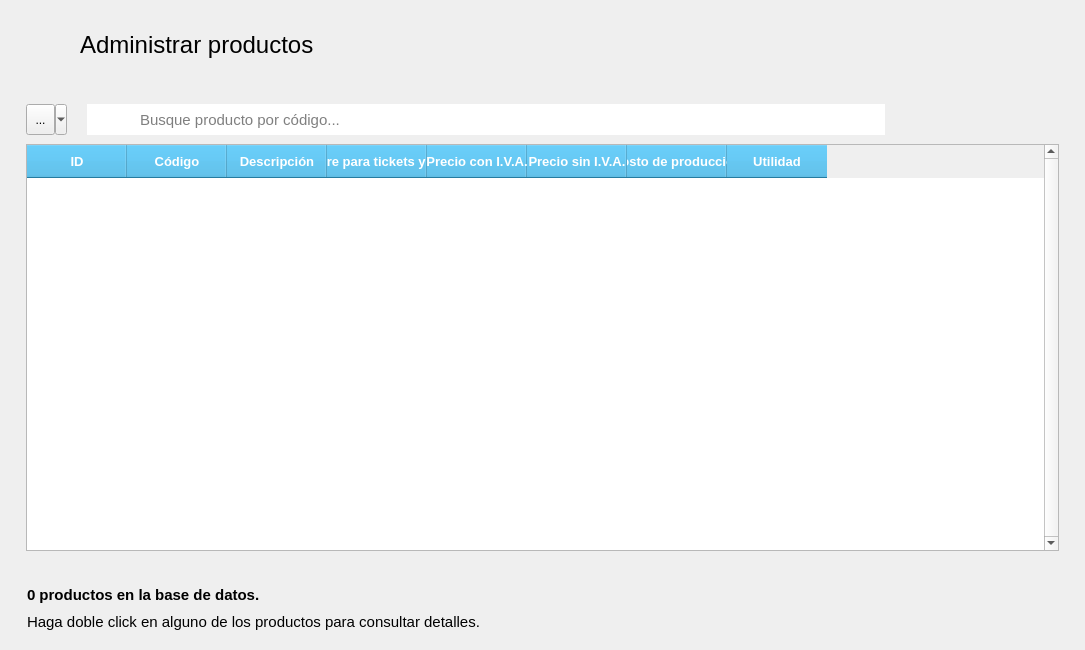
<?xml version="1.0" encoding="UTF-8"?>
<ui version="4.0">
 <class>AdministrarProductos</class>
 <widget class="QMainWindow" name="AdministrarProductos">
  <property name="geometry">
   <rect>
    <x>0</x>
    <y>0</y>
    <width>1085</width>
    <height>650</height>
   </rect>
  </property>
  <property name="minimumSize">
   <size>
    <width>1085</width>
    <height>650</height>
   </size>
  </property>
  <property name="windowTitle">
   <string>Administrar productos</string>
  </property>
  <property name="windowIcon">
   <iconset resource="../../resources.qrc">
    <normaloff>:/img/icon.ico</normaloff>:/img/icon.ico</iconset>
  </property>
  <widget class="QWidget" name="centralwidget">
   <layout class="QVBoxLayout" name="verticalLayout">
    <item alignment="Qt::AlignLeft|Qt::AlignTop">
     <widget class="QFrame" name="frame">
      <property name="font">
       <font>
        <family>Segoe UI</family>
       </font>
      </property>
      <property name="frameShadow">
       <enum>QFrame::Raised</enum>
      </property>
      <layout class="QHBoxLayout" name="horizontalLayout">
       <property name="spacing">
        <number>20</number>
       </property>
       <property name="leftMargin">
        <number>19</number>
       </property>
       <property name="topMargin">
        <number>15</number>
       </property>
       <property name="rightMargin">
        <number>19</number>
       </property>
       <property name="bottomMargin">
        <number>15</number>
       </property>
       <item>
        <widget class="QPushButton" name="btRegresar">
         <property name="font">
          <font>
           <family>Segoe UI</family>
          </font>
         </property>
         <property name="cursor">
          <cursorShape>PointingHandCursor</cursorShape>
         </property>
         <property name="styleSheet">
          <string notr="true">QPushButton {
        background-color: transparent;
        border: none;
        padding: 0px;
    }
    QPushButton:hover {
        background-color: rgba(255, 255, 255, 0);
    }
    QPushButton:pressed {
        background-color: rgba(255, 255, 255, 0);
    }</string>
         </property>
         <property name="icon">
          <iconset resource="../../resources.qrc">
           <normaloff>:/img/resources/images/leftarrow.png</normaloff>:/img/resources/images/leftarrow.png</iconset>
         </property>
         <property name="iconSize">
          <size>
           <width>40</width>
           <height>40</height>
          </size>
         </property>
         <property name="flat">
          <bool>true</bool>
         </property>
        </widget>
       </item>
       <item>
        <widget class="QLabel" name="lbTitulo">
         <property name="minimumSize">
          <size>
           <width>211</width>
           <height>41</height>
          </size>
         </property>
         <property name="font">
          <font>
           <family>Segoe UI</family>
           <pointsize>18</pointsize>
          </font>
         </property>
         <property name="text">
          <string>Administrar productos</string>
         </property>
        </widget>
       </item>
      </layout>
     </widget>
    </item>
    <item>
     <widget class="QFrame" name="frame_3">
      <property name="sizePolicy">
       <sizepolicy hsizetype="Expanding" vsizetype="Expanding">
        <horstretch>0</horstretch>
        <verstretch>0</verstretch>
       </sizepolicy>
      </property>
      <property name="font">
       <font>
        <family>Segoe UI</family>
       </font>
      </property>
      <property name="frameShadow">
       <enum>QFrame::Raised</enum>
      </property>
      <layout class="QVBoxLayout" name="verticalLayout_3">
       <property name="spacing">
        <number>0</number>
       </property>
       <property name="leftMargin">
        <number>8</number>
       </property>
       <property name="rightMargin">
        <number>8</number>
       </property>
       <item alignment="Qt::AlignTop">
        <widget class="QFrame" name="frame_2">
         <property name="font">
          <font>
           <family>Segoe UI</family>
          </font>
         </property>
         <property name="frameShadow">
          <enum>QFrame::Raised</enum>
         </property>
         <layout class="QHBoxLayout" name="horizontalLayout_2">
          <property name="spacing">
           <number>0</number>
          </property>
          <property name="leftMargin">
           <number>0</number>
          </property>
          <property name="topMargin">
           <number>0</number>
          </property>
          <property name="rightMargin">
           <number>0</number>
          </property>
          <property name="bottomMargin">
           <number>0</number>
          </property>
          <item>
           <widget class="QFrame" name="frame_5">
            <property name="font">
             <font>
              <family>Segoe UI</family>
             </font>
            </property>
            <property name="frameShadow">
             <enum>QFrame::Raised</enum>
            </property>
            <layout class="QHBoxLayout" name="horizontalLayout_5">
             <property name="spacing">
              <number>0</number>
             </property>
             <item>
              <widget class="QToolButton" name="btFiltrar">
               <property name="minimumSize">
                <size>
                 <width>41</width>
                 <height>31</height>
                </size>
               </property>
               <property name="font">
                <font>
                 <family>Segoe UI</family>
                </font>
               </property>
               <property name="toolTip">
                <string>Filtrar búsqueda por...</string>
               </property>
               <property name="text">
                <string>...</string>
               </property>
               <property name="icon">
                <iconset resource="../../resources.qrc">
                 <normaloff>:/img/resources/images/filter.png</normaloff>:/img/resources/images/filter.png</iconset>
               </property>
               <property name="popupMode">
                <enum>QToolButton::MenuButtonPopup</enum>
               </property>
              </widget>
             </item>
             <item>
              <spacer name="horizontalSpacer">
               <property name="font">
                <font>
                 <family>Segoe UI</family>
                </font>
               </property>
               <property name="orientation">
                <enum>Qt::Horizontal</enum>
               </property>
               <property name="sizeType">
                <enum>QSizePolicy::Fixed</enum>
               </property>
               <property name="sizeHint" stdset="0">
                <size>
                 <width>20</width>
                 <height>0</height>
                </size>
               </property>
              </spacer>
             </item>
             <item>
              <widget class="QLabel" name="label_2">
               <property name="minimumSize">
                <size>
                 <width>51</width>
                 <height>31</height>
                </size>
               </property>
               <property name="maximumSize">
                <size>
                 <width>51</width>
                 <height>31</height>
                </size>
               </property>
               <property name="font">
                <font>
                 <family>Segoe UI</family>
                </font>
               </property>
               <property name="styleSheet">
                <string notr="true">image: url(:/img/resources/images/magnifier.png);
background-color: rgb(255, 255, 255);</string>
               </property>
               <property name="text">
                <string/>
               </property>
              </widget>
             </item>
             <item>
              <widget class="QLineEdit" name="searchBar">
               <property name="minimumSize">
                <size>
                 <width>481</width>
                 <height>31</height>
                </size>
               </property>
               <property name="font">
                <font>
                 <family>Segoe UI</family>
                 <pointsize>11</pointsize>
                </font>
               </property>
               <property name="frame">
                <bool>false</bool>
               </property>
               <property name="placeholderText">
                <string>Busque producto por código...</string>
               </property>
              </widget>
             </item>
            </layout>
           </widget>
          </item>
          <item>
           <widget class="QFrame" name="frame_6">
            <property name="font">
             <font>
              <family>Segoe UI</family>
             </font>
            </property>
            <property name="frameShadow">
             <enum>QFrame::Raised</enum>
            </property>
            <layout class="QHBoxLayout" name="horizontalLayout_3">
             <property name="spacing">
              <number>30</number>
             </property>
             <item>
              <widget class="QPushButton" name="btAgregar">
               <property name="font">
                <font>
                 <family>Segoe UI</family>
                </font>
               </property>
               <property name="cursor">
                <cursorShape>PointingHandCursor</cursorShape>
               </property>
               <property name="styleSheet">
                <string notr="true">QPushButton {
        background-color: transparent;
        border: none;
        padding: 0px;
    }
    QPushButton:hover {
        background-color: rgba(255, 255, 255, 0);
    }
    QPushButton:pressed {
        background-color: rgba(255, 255, 255, 0);
    }</string>
               </property>
               <property name="icon">
                <iconset resource="../../resources.qrc">
                 <normaloff>:/img/resources/images/plus.png</normaloff>:/img/resources/images/plus.png</iconset>
               </property>
               <property name="iconSize">
                <size>
                 <width>40</width>
                 <height>40</height>
                </size>
               </property>
               <property name="flat">
                <bool>true</bool>
               </property>
              </widget>
             </item>
             <item>
              <widget class="QPushButton" name="btEditar">
               <property name="font">
                <font>
                 <family>Segoe UI</family>
                </font>
               </property>
               <property name="cursor">
                <cursorShape>PointingHandCursor</cursorShape>
               </property>
               <property name="styleSheet">
                <string notr="true">QPushButton {
        background-color: transparent;
        border: none;
        padding: 0px;
    }
    QPushButton:hover {
        background-color: rgba(255, 255, 255, 0);
    }
    QPushButton:pressed {
        background-color: rgba(255, 255, 255, 0);
    }</string>
               </property>
               <property name="icon">
                <iconset resource="../../resources.qrc">
                 <normaloff>:/img/resources/images/edit.png</normaloff>:/img/resources/images/edit.png</iconset>
               </property>
               <property name="iconSize">
                <size>
                 <width>40</width>
                 <height>40</height>
                </size>
               </property>
               <property name="flat">
                <bool>true</bool>
               </property>
              </widget>
             </item>
             <item>
              <widget class="QPushButton" name="btEliminar">
               <property name="font">
                <font>
                 <family>Segoe UI</family>
                </font>
               </property>
               <property name="cursor">
                <cursorShape>PointingHandCursor</cursorShape>
               </property>
               <property name="styleSheet">
                <string notr="true">QPushButton {
        background-color: transparent;
        border: none;
        padding: 0px;
    }
    QPushButton:hover {
        background-color: rgba(255, 255, 255, 0);
    }
    QPushButton:pressed {
        background-color: rgba(255, 255, 255, 0);
    }</string>
               </property>
               <property name="icon">
                <iconset resource="../../resources.qrc">
                 <normaloff>:/img/resources/images/trash.png</normaloff>:/img/resources/images/trash.png</iconset>
               </property>
               <property name="iconSize">
                <size>
                 <width>40</width>
                 <height>40</height>
                </size>
               </property>
               <property name="flat">
                <bool>true</bool>
               </property>
              </widget>
             </item>
            </layout>
           </widget>
          </item>
         </layout>
        </widget>
       </item>
       <item>
        <widget class="QFrame" name="frame_7">
         <property name="font">
          <font>
           <family>Segoe UI</family>
          </font>
         </property>
         <property name="frameShadow">
          <enum>QFrame::Raised</enum>
         </property>
         <layout class="QHBoxLayout" name="horizontalLayout_4">
          <property name="spacing">
           <number>0</number>
          </property>
          <property name="topMargin">
           <number>0</number>
          </property>
          <item>
           <widget class="QTableWidget" name="tabla_productos">
            <property name="font">
             <font>
              <family>Segoe UI</family>
              <pointsize>10</pointsize>
             </font>
            </property>
            <property name="styleSheet">
             <string notr="true">QHeaderView::section {
	font: bold 10pt;
	color: rgb(255, 255, 255);
	background-color: rgb(52, 172, 224);

	padding-top: 7px;
	padding-bottom: 7px;
}

QTableView::item{
  padding: 5px;
}

QTableWidget {
	alternate-background-color: rgb(240, 240, 240);
}

QTableView {
    selection-background-color: rgb(85, 85, 255);
    selection-color: rgb(255, 255, 255);
}
QTableView:active {
    selection-background-color: rgb(85, 85, 255);
    selection-color: rgb(255, 255, 255);
}</string>
            </property>
            <property name="verticalScrollBarPolicy">
             <enum>Qt::ScrollBarAlwaysOn</enum>
            </property>
            <property name="editTriggers">
             <set>QAbstractItemView::NoEditTriggers</set>
            </property>
            <property name="alternatingRowColors">
             <bool>true</bool>
            </property>
            <property name="selectionMode">
             <enum>QAbstractItemView::SingleSelection</enum>
            </property>
            <property name="selectionBehavior">
             <enum>QAbstractItemView::SelectRows</enum>
            </property>
            <property name="showGrid">
             <bool>false</bool>
            </property>
            <attribute name="horizontalHeaderMinimumSectionSize">
             <number>50</number>
            </attribute>
            <attribute name="verticalHeaderVisible">
             <bool>false</bool>
            </attribute>
            <column>
             <property name="text">
              <string>ID</string>
             </property>
            </column>
            <column>
             <property name="text">
              <string>Código</string>
             </property>
            </column>
            <column>
             <property name="text">
              <string>Descripción</string>
             </property>
            </column>
            <column>
             <property name="text">
              <string>Nombre para tickets y notas</string>
             </property>
            </column>
            <column>
             <property name="text">
              <string>Precio con I.V.A.</string>
             </property>
            </column>
            <column>
             <property name="text">
              <string>Precio sin I.V.A.</string>
             </property>
            </column>
            <column>
             <property name="text">
              <string>Costo de producción</string>
             </property>
            </column>
            <column>
             <property name="text">
              <string>Utilidad</string>
             </property>
            </column>
           </widget>
          </item>
         </layout>
        </widget>
       </item>
      </layout>
     </widget>
    </item>
    <item alignment="Qt::AlignBottom">
     <widget class="QFrame" name="frame_4">
      <property name="font">
       <font>
        <family>Segoe UI</family>
       </font>
      </property>
      <property name="frameShadow">
       <enum>QFrame::Raised</enum>
      </property>
      <layout class="QHBoxLayout" name="horizontalLayout_6">
       <property name="topMargin">
        <number>0</number>
       </property>
       <property name="bottomMargin">
        <number>0</number>
       </property>
       <item>
        <widget class="QFrame" name="frame_8">
         <property name="font">
          <font>
           <family>Segoe UI</family>
          </font>
         </property>
         <property name="styleSheet">
          <string notr="true">QFrame { border: none; }</string>
         </property>
         <property name="frameShape">
          <enum>QFrame::StyledPanel</enum>
         </property>
         <property name="frameShadow">
          <enum>QFrame::Raised</enum>
         </property>
         <layout class="QVBoxLayout" name="verticalLayout_2">
          <item>
           <widget class="QLabel" name="lbContador">
            <property name="minimumSize">
             <size>
              <width>271</width>
              <height>21</height>
             </size>
            </property>
            <property name="font">
             <font>
              <family>Segoe UI</family>
              <pointsize>11</pointsize>
              <bold>true</bold>
             </font>
            </property>
            <property name="text">
             <string>0 productos en la base de datos.</string>
            </property>
           </widget>
          </item>
          <item>
           <widget class="QLabel" name="label_3">
            <property name="minimumSize">
             <size>
              <width>561</width>
              <height>21</height>
             </size>
            </property>
            <property name="font">
             <font>
              <family>Segoe UI</family>
              <pointsize>11</pointsize>
              <bold>false</bold>
             </font>
            </property>
            <property name="text">
             <string>Haga doble click en alguno de los productos para consultar detalles.</string>
            </property>
           </widget>
          </item>
         </layout>
        </widget>
       </item>
      </layout>
     </widget>
    </item>
   </layout>
  </widget>
 </widget>
 <resources>
  <include location="../../resources.qrc"/>
 </resources>
 <connections/>
</ui>
